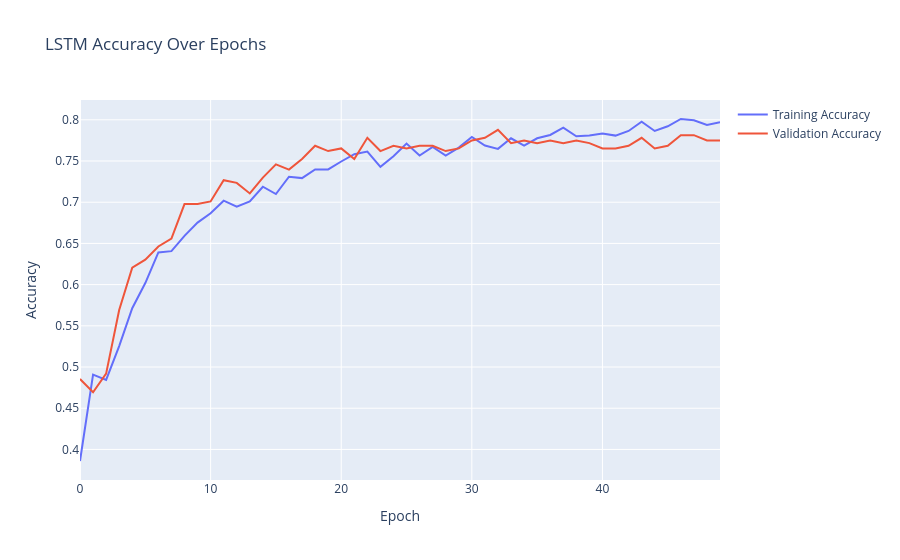

Here is the notebook cell this chart was saved with:
### Code cell
# Vẽ biểu đồ accuracy
fig10 = go.Figure()
fig10.add_trace(go.Scatter(y=history.history['accuracy'], mode='lines', name='Training Accuracy'))
fig10.add_trace(go.Scatter(y=history.history['val_accuracy'], mode='lines', name='Validation Accuracy'))
fig10.update_layout(title="LSTM Accuracy Over Epochs", xaxis_title="Epoch", yaxis_title="Accuracy")
fig10.show()

### Figure 1 — Plotly figure (JSON) as saved in the notebook; plotly's stock layout.template omitted (floating-point values rounded to 4 significant figures)
{"data": [{"mode": "lines", "name": "Training Accuracy", "type": "scatter", "y": [0.386, 0.4907, 0.4843, 0.5254, 0.5713, 0.6019, 0.639, 0.6406, 0.6591, 0.6753, 0.6865, 0.7019, 0.6946, 0.701, 0.7188, 0.7099, 0.7309, 0.7293, 0.7397, 0.7397, 0.7494, 0.7583, 0.7615, 0.7429, 0.7558, 0.7712, 0.7566, 0.7671, 0.7566, 0.7663, 0.7792, 0.7687, 0.7647, 0.7776, 0.7687, 0.7776, 0.7816, 0.7905, 0.78, 0.7808, 0.7832, 0.7808, 0.7865, 0.7977, 0.7865, 0.7921, 0.801, 0.7994, 0.7937, 0.7969]}, {"mode": "lines", "name": "Validation Accuracy", "type": "scatter", "y": [0.4855, 0.4695, 0.492, 0.5691, 0.6206, 0.6302, 0.6463, 0.6559, 0.6977, 0.6977, 0.701, 0.7267, 0.7235, 0.7106, 0.7299, 0.746, 0.7395, 0.7524, 0.7685, 0.7621, 0.7653, 0.7524, 0.7781, 0.7621, 0.7685, 0.7653, 0.7685, 0.7685, 0.7621, 0.7653, 0.7749, 0.7781, 0.7878, 0.7717, 0.7749, 0.7717, 0.7749, 0.7717, 0.7749, 0.7717, 0.7653, 0.7653, 0.7685, 0.7781, 0.7653, 0.7685, 0.7814, 0.7814, 0.7749, 0.7749]}], "layout": {"title": {"text": "LSTM Accuracy Over Epochs"}, "xaxis": {"title": {"text": "Epoch"}}, "yaxis": {"title": {"text": "Accuracy"}}}}
